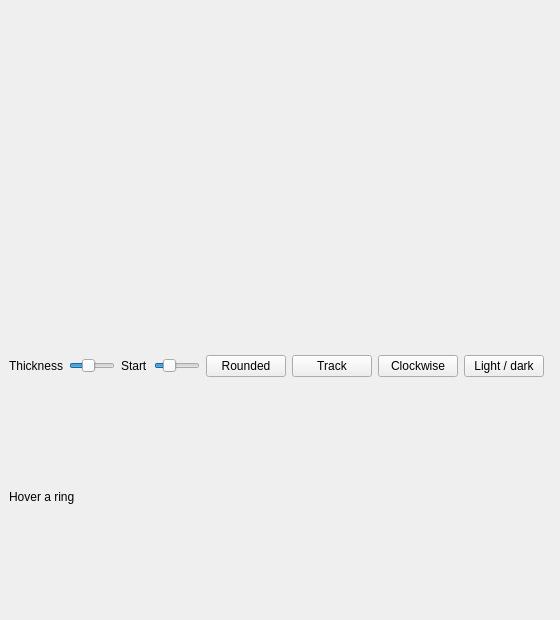
<?xml version="1.0" encoding="UTF-8"?>
<ui version="4.0">
 <class>MainWindow</class>
 <widget class="QMainWindow" name="MainWindow">
  <property name="geometry">
   <rect>
    <x>0</x>
    <y>0</y>
    <width>560</width>
    <height>620</height>
   </rect>
  </property>
  <property name="windowTitle">
   <string>QCustomRadialBars</string>
  </property>
  <widget class="QWidget" name="centralwidget">
   <layout class="QVBoxLayout" name="verticalLayout">
    <property name="spacing">14</property>
    <property name="leftMargin">20</property>
    <property name="topMargin">20</property>
    <property name="rightMargin">20</property>
    <property name="bottomMargin">20</property>
    <item>
     <widget class="QCustomRadialBars" name="radialBars" native="true">
      <property name="minimumSize">
       <size>
        <width>0</width>
        <height>340</height>
       </size>
      </property>
     </widget>
    </item>
    <item>
     <layout class="QHBoxLayout" name="controlsRow">
      <item>
       <widget class="QLabel" name="thicknessCaption">
        <property name="text">
         <string>Thickness</string>
        </property>
       </widget>
      </item>
      <item>
       <widget class="QSlider" name="thicknessSlider">
        <property name="minimum">
         <number>4</number>
        </property>
        <property name="maximum">
         <number>40</number>
        </property>
        <property name="value">
         <number>18</number>
        </property>
        <property name="orientation">
         <enum>Qt::Horizontal</enum>
        </property>
       </widget>
      </item>
      <item>
       <widget class="QLabel" name="startCaption">
        <property name="text">
         <string>Start</string>
        </property>
       </widget>
      </item>
      <item>
       <widget class="QSlider" name="startSlider">
        <property name="maximum">
         <number>359</number>
        </property>
        <property name="value">
         <number>90</number>
        </property>
        <property name="orientation">
         <enum>Qt::Horizontal</enum>
        </property>
       </widget>
      </item>
      <item>
       <widget class="QPushButton" name="roundedBtn">
        <property name="text">
         <string>Rounded</string>
        </property>
       </widget>
      </item>
      <item>
       <widget class="QPushButton" name="trackBtn">
        <property name="text">
         <string>Track</string>
        </property>
       </widget>
      </item>
      <item>
       <widget class="QPushButton" name="clockwiseBtn">
        <property name="text">
         <string>Clockwise</string>
        </property>
       </widget>
      </item>
      <item>
       <widget class="QPushButton" name="themeBtn">
        <property name="text">
         <string>Light / dark</string>
        </property>
       </widget>
      </item>
      <item>
       <spacer name="controlsSpacer">
        <property name="orientation">
         <enum>Qt::Horizontal</enum>
        </property>
       </spacer>
      </item>
     </layout>
    </item>
    <item>
     <widget class="QLabel" name="statusLabel">
      <property name="text">
       <string>Hover a ring</string>
      </property>
     </widget>
    </item>
   </layout>
  </widget>
 </widget>
 <customwidgets>
  <customwidget>
   <class>QCustomRadialBars</class>
   <extends>QWidget</extends>
   <header location="global">Custom_Widgets.QCustomRadialBars.h</header>
  </customwidget>
 </customwidgets>
 <resources/>
 <connections/>
</ui>
